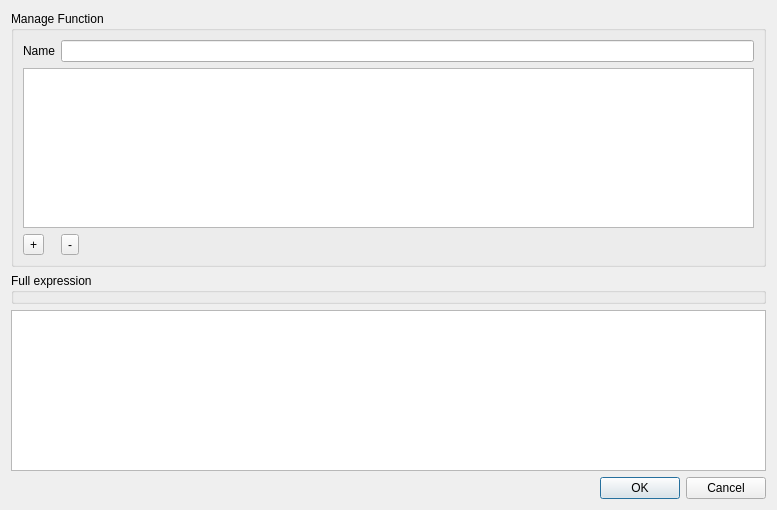
<?xml version="1.0" encoding="UTF-8"?>
<ui version="4.0">
 <class>HierarchicalFunctionDialog</class>
 <widget class="QDialog" name="HierarchicalFunctionDialog">
  <property name="geometry">
   <rect>
    <x>0</x>
    <y>0</y>
    <width>777</width>
    <height>510</height>
   </rect>
  </property>
  <property name="windowTitle">
   <string>New Function</string>
  </property>
  <layout class="QVBoxLayout" name="verticalLayout">
   <item>
    <widget class="QGroupBox" name="groupBox">
     <property name="title">
      <string>Manage Function</string>
     </property>
     <layout class="QFormLayout" name="formLayout">
      <property name="fieldGrowthPolicy">
       <enum>QFormLayout::AllNonFixedFieldsGrow</enum>
      </property>
      <item row="0" column="0">
       <widget class="QLabel" name="label">
        <property name="text">
         <string>Name</string>
        </property>
       </widget>
      </item>
      <item row="0" column="1">
       <widget class="QLineEdit" name="functionName"/>
      </item>
      <item row="1" column="0" colspan="2">
       <widget class="QListView" name="functionView"/>
      </item>
      <item row="2" column="0">
       <widget class="QToolButton" name="functionAdd">
        <property name="text">
         <string>+</string>
        </property>
       </widget>
      </item>
      <item row="2" column="1">
       <widget class="QToolButton" name="functionRemove">
        <property name="text">
         <string>-</string>
        </property>
       </widget>
      </item>
     </layout>
    </widget>
   </item>
   <item>
    <widget class="QGroupBox" name="groupBox_2">
     <property name="title">
      <string>Full expression</string>
     </property>
    </widget>
   </item>
   <item>
    <widget class="QTextBrowser" name="functionExpression"/>
   </item>
   <item>
    <widget class="QDialogButtonBox" name="buttonBox">
     <property name="orientation">
      <enum>Qt::Horizontal</enum>
     </property>
     <property name="standardButtons">
      <set>QDialogButtonBox::Cancel|QDialogButtonBox::Ok</set>
     </property>
    </widget>
   </item>
  </layout>
 </widget>
 <resources/>
 <connections>
  <connection>
   <sender>buttonBox</sender>
   <signal>accepted()</signal>
   <receiver>HierarchicalFunctionDialog</receiver>
   <slot>accept()</slot>
   <hints>
    <hint type="sourcelabel">
     <x>248</x>
     <y>254</y>
    </hint>
    <hint type="destinationlabel">
     <x>157</x>
     <y>274</y>
    </hint>
   </hints>
  </connection>
  <connection>
   <sender>buttonBox</sender>
   <signal>rejected()</signal>
   <receiver>HierarchicalFunctionDialog</receiver>
   <slot>reject()</slot>
   <hints>
    <hint type="sourcelabel">
     <x>316</x>
     <y>260</y>
    </hint>
    <hint type="destinationlabel">
     <x>286</x>
     <y>274</y>
    </hint>
   </hints>
  </connection>
 </connections>
</ui>
